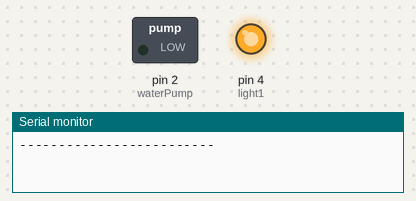
Bench run of a sketch on a simulated Arduino Uno, built with avr-gcc and run on an emulated ATmega328P. Parts: switched loads named in the sketch (green lamp = pin HIGH), output pins drawn as LEDs (lit = HIGH), the last lines printed to the serial monitor.

Above: at 1.5 s.
At 4.7 s:
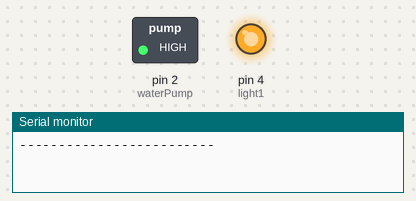
Timing chart, 0 to 7.5 s (numbered marks = the images above):
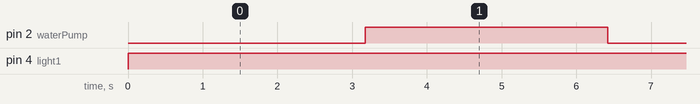

The sketch:

photon_light_water.ino
```cpp
int light1 = 4;
int waterPump = 2;
int waterLoop = 0;
int lightLoop = 0;

void setup() {
  Serial.begin(9600);
  pinMode(light1, OUTPUT);
  pinMode(waterPump, OUTPUT);
}


void loop() {
  if (lightLoop <= 48) {
      digitalWrite(light1, HIGH);
      Serial.println("-------------------------");
      Serial.print("this is light loop  nested in HIGH: ");
      Serial.println(lightLoop);
      Serial.println("-------------------------");
      Serial.println(" ");
      Serial.println(" ");
  } else if (lightLoop < 96) {
      digitalWrite(light1, LOW);
      Serial.println("-------------------------");
      Serial.print("this is light loop  nested in LOW: ");
      Serial.println(lightLoop);
      Serial.println("-------------------------");
      Serial.println(" ");
      Serial.println(" ");
  } else if (lightLoop == 96) {
      lightLoop = 0;
      Serial.println("-------------------------");
      Serial.print("this is light loop  nested in RESET: ");
      Serial.println(lightLoop);
      Serial.println("-------------------------");
      Serial.println(" ");
      Serial.println(" ");
  }

  if (waterLoop == 1) {
      digitalWrite(waterPump, HIGH);
      Serial.println("-------------------------");
      Serial.print("this is water loop  nested in HIGH: ");
      Serial.println(waterLoop);
      Serial.println("-------------------------");
      Serial.println(" ");
      Serial.println(" ");
  } else if (waterLoop == 2) {
      digitalWrite(waterPump, LOW);
      waterLoop = 0;
      Serial.println("-------------------------");
      Serial.print("this is water loop  nested in RESET: ");
      Serial.println(waterLoop);
      Serial.println("-------------------------");
      Serial.println(" ");
      Serial.println(" ");
  }
  // We'll leave it on for 4 Hours
  waterLoop += 1;
  lightLoop += 1;
  Serial.println("-------------------------");
      Serial.print("this is light loop  nested in ADD ONE: ");
      Serial.println(lightLoop);
      Serial.println("-------------------------");
      Serial.println(" ");
      Serial.println(" ");
  delay(3000);
}
```

Measured:
- by itself, pin 2 (waterPump): alternates HIGH for 3.2 s and LOW for 3.2 s
- by itself, pin 4 (light1): LOW → HIGH at 0.00 s
